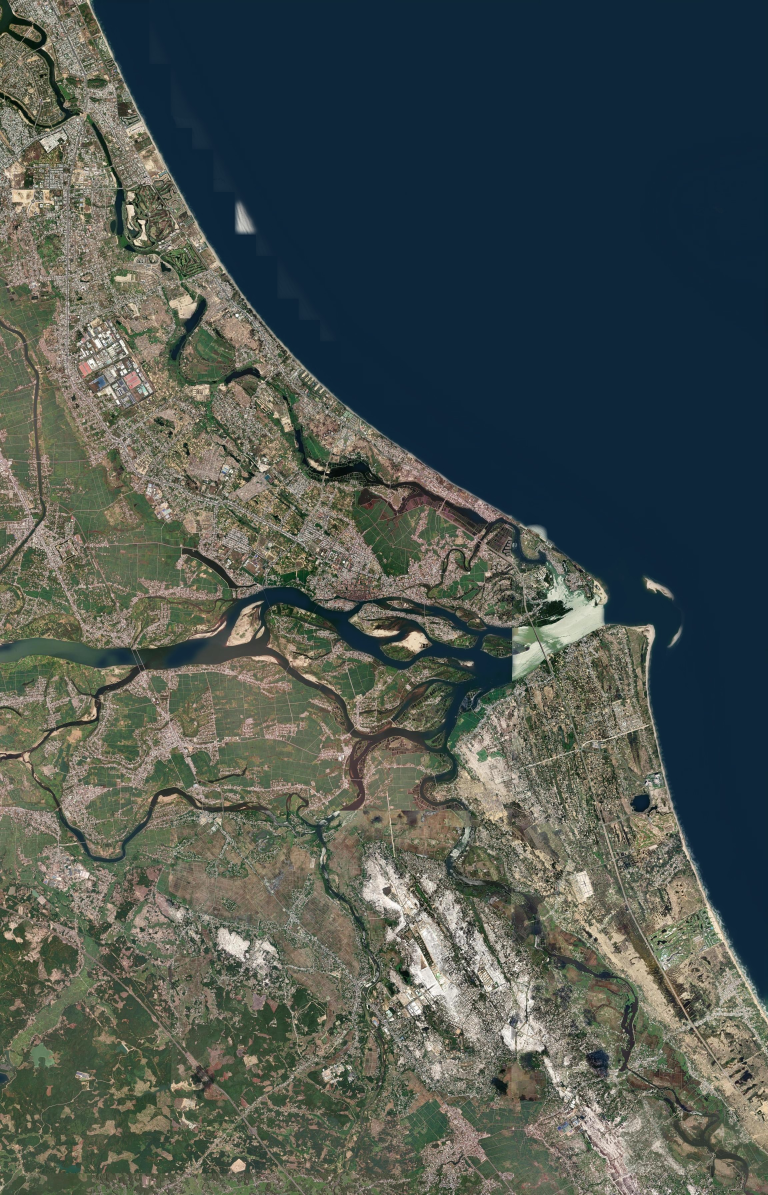
#> input picture kich-ban-regal/video-demo/nguon/assets/det1.jpg, 2304 x 3584 px (shown at 1/3 size)
$ python -i fetch_detail.py   (imports and definitions only)
#> lines starting #> are read from the running program, lines starting #| are printed output that depends on the picture
import math, os, json, urllib.request, ssl, concurrent.futures as cf
import numpy as np
from PIL import Image, ImageFilter
D = os.path.dirname(os.path.abspath(__file__))
# [1 line that did not run here, left out]
MX0, MY0 = 6551, 3717  # gốc ảnh z13
Z = 14; F = 2 ** (Z - 13)
PINS = {1: (15.8801, 108.338), 2: (16.072, 108.232), 3: (16.075, 108.125), 4: (16.003, 108.263)}
HX, HY = 470, 820  # nửa vùng chi tiết, tính bằng px z13
def g13(lat, lon):
    n = 2 ** 13; x = (lon + 180) / 360 * n; la = math.radians(lat)
    y = (1 - math.log(math.tan(la) + 1 / math.cos(la)) / math.pi) / 2 * n
    return (x - MX0) * 256, (y - MY0) * 256
# [1 line not run here, left out]
def get(x, y):
    p = os.path.join(cache, f'{Z}_{x}_{y}.jpg')
    if not os.path.exists(p):
        u = f'https://server.arcgisonline.com/ArcGIS/rest/services/World_Imagery/MapServer/tile/{Z}/{y}/{x}'
        req = urllib.request.Request(u, headers={'User-Agent': 'KTS-Thien-video-demo/1.0'})
        for k in range(3):
            try: open(p, 'wb').write(urllib.request.urlopen(req, context=ctx, timeout=30).read()); break
            except Exception:
                if k == 2: raise
    return p
def clean(im):  # đồng màu mặt biển như ảnh z13
    a = np.asarray(im).astype(np.float32); R, G, B = a[..., 0], a[..., 1], a[..., 2]; lum = .3 * R + .59 * G + .11 * B
    m = (((B > R + 6) & (B >= G - 8) & (lum < 120)) | ((B > R + 12) & (B > G + 2) & (lum < 225))).astype(np.uint8) * 255
    mk = np.asarray(Image.fromarray(m).filter(ImageFilter.MedianFilter(9)).filter(ImageFilter.GaussianBlur(8))).astype(np.float32)[..., None] / 255
    out = a * (1 - mk * .88) + np.array([14, 38, 58], np.float32) * (mk * .88)
    return Image.fromarray(out.clip(0, 255).astype(np.uint8))
meta = {}
# [16 lines not run here, left out]

>>> import cv2
>>> picture = cv2.imread('assets/det1.jpg', cv2.IMREAD_GRAYSCALE)
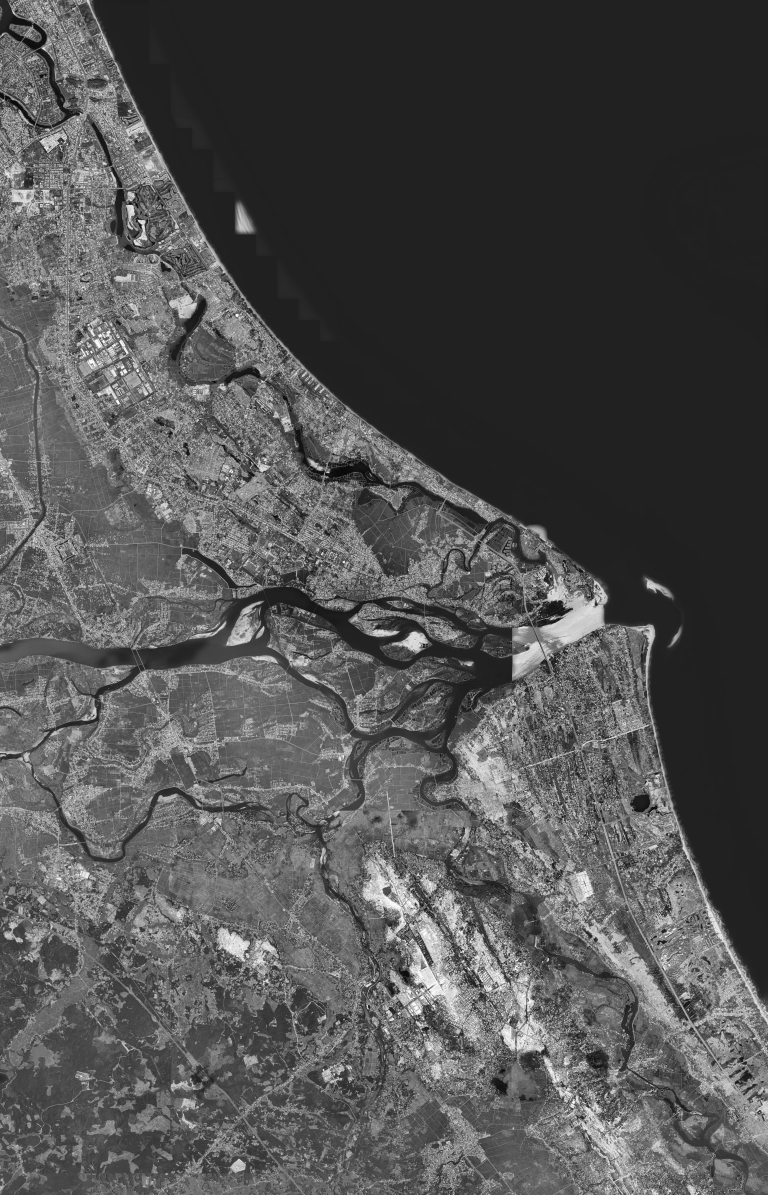
#> picture: shape (3584, 2304) (shown at 1/3 size); min 0, max 255, mean 81.5
>>> result = clean(picture)
#> in clean, `R, G, B = (a[..., 0], a[..., 1], a[..., 2])`: R = 3584 values, max 247 at index 432, min 9 at index 279, mean 102.7; G = 3584 values, max 245 at index 342, min 9 at index 289, mean 102.4; B = 3584 values, max 250 at index 497, min 9 at index 289, mean 103.3
#> in clean, `lum = 0.3 * R + 0.59 * G + 0.11 * B`: lum = 3584 values, max 231.8 at index 1347, min 10.8 at index 289, mean 102.6
#> in clean, `m = (((B > R + 6) & (B >= G - 8) & (lum < 120)) | ((B > R + 12) & (B >..`: m = 3584 values, max 255 at index 17, min 0 at index 0, mean 73.07
#> in clean, `mk = np.asarray(Image.fromarray(m).filter(ImageFilter.MedianFilter(9))..`: mk = 3584 values, max 0.98 at index 2524, min 0 at index 0, mean 0.177
#> (the run stopped early here; a loop or call above may not have finished)
